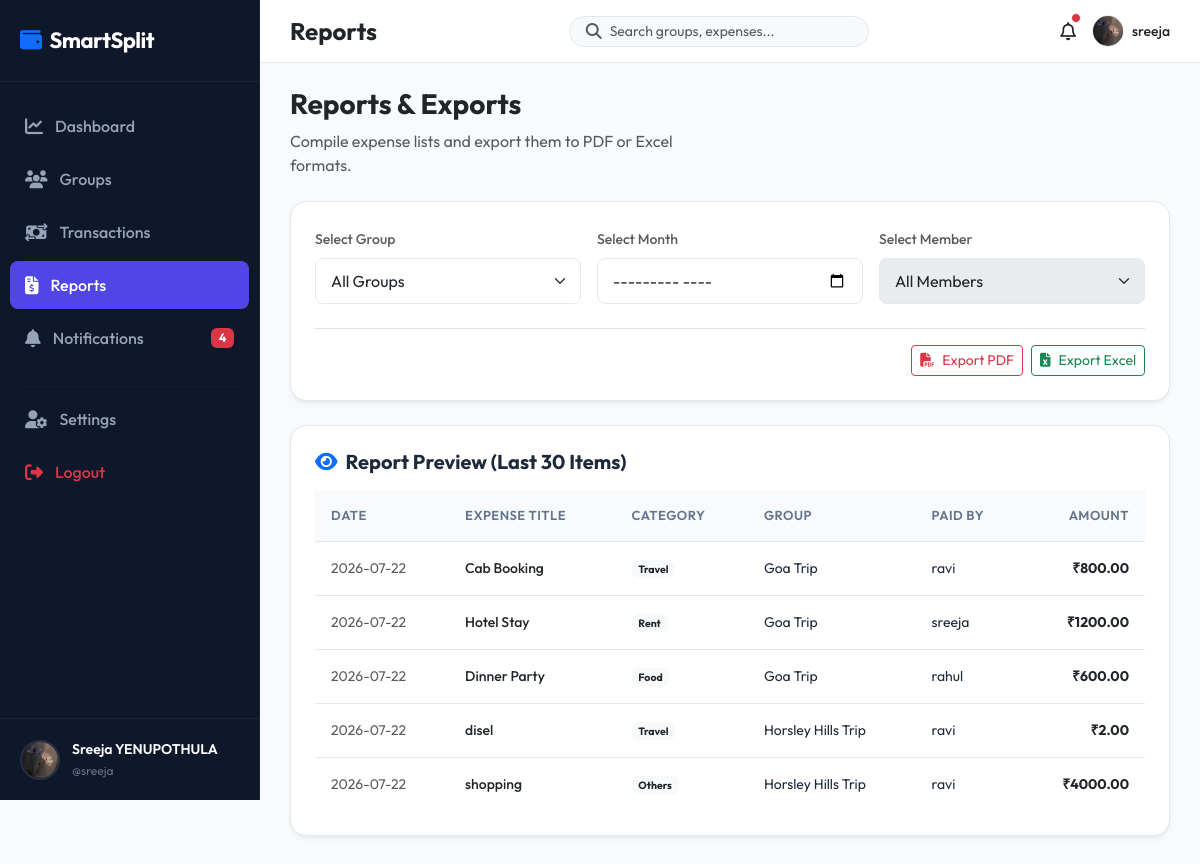
The app's page /reports/ (signed in) with its own data.
### accounts/models.py (models this page shows, shortened)
class Profile(models.Model):
    user = models.OneToOneField(User, on_delete=models.CASCADE, related_name='profile')
    profile_picture = models.ImageField(upload_to='profiles/', default='profiles/default.png', blank=True)
    phone_number = models.CharField(max_length=15, blank=True)
    upi_id = models.CharField(max_length=50, blank=True)

### expenses/models.py (models this page shows, shortened)
class Expense(models.Model):
    CATEGORY_CHOICES = [
        ('Food', 'Food'),
        ('Travel', 'Travel'),
        ('Shopping', 'Shopping'),
        ('Fuel', 'Fuel'),
        ('Rent', 'Rent'),
        ('Bills', 'Bills'),
        ('Entertainment', 'Entertainment'),
        ('Others', 'Others'),
    ]
    SPLIT_CHOICES = [
        ('EQUAL', 'Equal Split'),
        ('CUSTOM', 'Custom Split (Exact Amounts)'),
        ('PERCENT', 'Percentage Split'),
    ]
    group = models.ForeignKey(Group, on_delete=models.CASCADE, related_name='expenses')
    title = models.CharField(max_length=150)
    description = models.TextField(blank=True)
    amount = models.DecimalField(max_digits=10, decimal_places=2)
    date = models.DateField(default=timezone.now)
    category = models.CharField(max_length=20, choices=CATEGORY_CHOICES, default='Others')
    paid_by = models.ForeignKey(User, on_delete=models.CASCADE, related_name='expenses_paid')
    split_type = models.CharField(max_length=10, choices=SPLIT_CHOICES, default='EQUAL')
    notes = models.TextField(blank=True)
    created_at = models.DateTimeField(auto_now_add=True)

### groups/models.py (models this page shows, shortened)
class Group(models.Model):
    name = models.CharField(max_length=100)
    description = models.TextField(blank=True)
    created_by = models.ForeignKey(User, on_delete=models.CASCADE, related_name='created_groups')
    created_date = models.DateTimeField(auto_now_add=True)
    invite_code = models.CharField(max_length=12, unique=True, blank=True)

### reports/views.py (the view)
# urls.py: path('', views.reports_index_view, name='index'),
@login_required
def reports_index_view(request):
    group_id = request.GET.get('group')
    month = request.GET.get('month') # format YYYY-MM
    member_id = request.GET.get('member')
    user_memberships = GroupMember.objects.filter(user=request.user).select_related('group')
    groups = [m.group for m in user_memberships]
    group_ids = [g.id for g in groups]
    expenses = Expense.objects.filter(group_id__in=group_ids).select_related('group', 'paid_by').order_by('-date')
    if group_id:
        expenses = expenses.filter(group_id=group_id)
    if month:
        try:
            year, m_val = map(int, month.split('-'))
            expenses = expenses.filter(date__year=year, date__month=m_val)
        except ValueError:
            pass
    if member_id:
        expenses = expenses.filter(Q(paid_by_id=member_id) | Q(splits__user_id=member_id)).distinct()
    members = []
    if group_id:
        sel_group = get_object_or_404(Group, id=group_id)
        members = [gm.user for gm in sel_group.members.all()]
    context = {
        'groups': groups,
        'members': members,
        'expenses': expenses[:30], # Limit preview on page
        'selected_group_id': int(group_id) if group_id else None,
        'selected_month': month,
        'selected_member_id': int(member_id) if member_id else None,
    }
    return render(request, 'reports/index.html', context)

### notifications/context_processors.py (called while the page is built)
def unread_notifications_count(request):
    if request.user.is_authenticated:
        count = Notification.objects.filter(user=request.user, is_read=False).count()
        return {'unread_notifications_count': count}
    return {'unread_notifications_count': 0}

### templates/reports/index.html (shortened to what this page needs)
{% extends 'base.html' %}
{% block content %}
<div class="row align-items-center mb-4">
    <div class="col-md-6 mb-3 mb-md-0">
        <h3 class="fw-bold text-dark">Reports & Exports</h3>
        <p class="text-muted mb-0">Compile expense lists and export them to PDF or Excel formats.</p>
    </div>
</div>
<div class="premium-card p-4 mb-4 bg-white">
    <form method="GET" action="{% url 'reports:index' %}" id="reportFilterForm" class="row g-3">
        <div class="col-md-4">
            <label class="form-label text-muted small">Select Group</label>
            <select name="group" id="reportGroupSelect" class="form-select" onchange="submitFilters()">
                <option value="">All Groups</option>
            </select>
        </div>
        <div class="col-md-4">
            <label class="form-label text-muted small">Select Month</label>
            <input type="month" name="month" class="form-control" value="{{ selected_month }}" onchange="submitFilters()">
        </div>
        <div class="col-md-4">
            <label class="form-label text-muted small">Select Member</label>
            <select name="member" class="form-select" onchange="submitFilters()" {% if not selected_group_id %}disabled title="Select a group first to filter by member"{% endif %}>
                <option value="">All Members</option>
            </select>
        </div>
    </form>
    <div class="mt-4 border-top pt-3 d-flex justify-content-end gap-2">
        <a href="{% url 'reports:export_pdf' %}?group={{ selected_group_id|default:'' }}&month={{ selected_month|default:'' }}&member={{ selected_member_id|default:'' }}" class="btn btn-outline-danger btn-sm"><i class="fa-solid fa-file-pdf me-2"></i>Export PDF</a>
        <a href="{% url 'reports:export_excel' %}?group={{ selected_group_id|default:'' }}&month={{ selected_month|default:'' }}&member={{ selected_member_id|default:'' }}" class="btn btn-outline-success btn-sm"><i class="fa-solid fa-file-excel me-2"></i>Export Excel</a>
    </div>
</div>
<div class="premium-card bg-white p-4">
    <h5 class="fw-bold mb-3"><i class="fa-solid fa-eye text-primary me-2"></i>Report Preview (Last 30 Items)</h5>
    <div class="table-responsive">
        <table class="clean-table align-middle">
            <thead>
                <tr>
                    <th>Date</th>
                    <th>Expense Title</th>
                    <th>Category</th>
                    <th>Group</th>
                    <th>Paid By</th>
                    <th class="text-end">Amount</th>
                </tr>
            </thead>
            <tbody>
                {% for exp in expenses %}
                    <tr>
                        <td class="text-muted" style="white-space: nowrap;">{{ exp.date|date:"Y-m-d" }}</td>
                        <td class="fw-medium text-dark">{{ exp.title }}</td>
                        <td><span class="badge bg-light text-dark">{{ exp.category }}</span></td>
                        <td>{{ exp.group.name }}</td>
                        <td>{{ exp.paid_by.username }}</td>
                        <td class="text-end fw-bold text-dark">₹{{ exp.amount }}</td>
                    </tr>
                {% endfor %}
            </tbody>
        </table>
    </div>
</div>
{% endblock %}

### templates/includes/sidebar.html
{% load static %}
<div class="sidebar" id="sidebar">
    <div class="sidebar-logo">
        <i class="fa-solid fa-wallet text-primary me-2"></i>SmartSplit
    </div>
    <ul class="sidebar-menu">
        <li class="sidebar-item">
            <a href="{% url 'dashboard:home' %}" class="sidebar-link {% if request.resolver_match.app_name == 'dashboard' %}active{% endif %}">
                <i class="fa-solid fa-chart-line"></i>Dashboard
            </a>
        </li>
        <li class="sidebar-item">
            <a href="{% url 'groups:list' %}" class="sidebar-link {% if request.resolver_match.app_name == 'groups' %}active{% endif %}">
                <i class="fa-solid fa-users"></i>Groups
            </a>
        </li>
        <li class="sidebar-item">
            <a href="{% url 'payments:history' %}" class="sidebar-link {% if request.resolver_match.app_name == 'payments' and request.resolver_match.url_name == 'history' %}active{% endif %}">
                <i class="fa-solid fa-money-bill-transfer"></i>Transactions
            </a>
        </li>
        <li class="sidebar-item">
            <a href="{% url 'reports:index' %}" class="sidebar-link {% if request.resolver_match.app_name == 'reports' %}active{% endif %}">
                <i class="fa-solid fa-file-invoice-dollar"></i>Reports
            </a>
        </li>
        <li class="sidebar-item">
            <a href="{% url 'notifications:list' %}" class="sidebar-link {% if request.resolver_match.app_name == 'notifications' %}active{% endif %}">
                <i class="fa-solid fa-bell"></i>Notifications
                {% if unread_notifications_count > 0 %}
                    <span class="badge bg-danger ms-auto">{{ unread_notifications_count }}</span>
                {% endif %}
            </a>
        </li>
        <li class="sidebar-item mt-4">
            <hr style="border-color: rgba(255,255,255,0.08); margin: 0 10px;">
        </li>
        <li class="sidebar-item mt-2">
            <a href="{% url 'accounts:profile' %}" class="sidebar-link {% if request.resolver_match.app_name == 'accounts' %}active{% endif %}">
                <i class="fa-solid fa-user-gear"></i>Settings
            </a>
        </li>
        <li class="sidebar-item">
            <a href="{% url 'accounts:logout' %}" class="sidebar-link text-danger">
                <i class="fa-solid fa-right-from-bracket"></i>Logout
            </a>
        </li>
    </ul>
    <div class="sidebar-user">
        {% if user.profile.profile_picture %}
            <img src="{{ user.profile.profile_picture.url }}" alt="{{ user.username }}" class="sidebar-user-img">
        {% else %}
            <img src="{% static 'images/default_user.png' %}" alt="{{ user.username }}" class="sidebar-user-img">
        {% endif %}
        <div class="sidebar-user-info">
            <div class="sidebar-username">{{ user.first_name }} {{ user.last_name }}</div>
            <div class="sidebar-user-role">@{{ user.username }}</div>
        </div>
    </div>
</div>

### templates/includes/navbar.html (shortened to what this page needs)
{% load static %}
<nav class="top-navbar">
    <div class="d-flex align-items-center">
        <h4 class="fw-bold mb-0 text-dark">
            {% block page_title %}
                {% if request.resolver_match.app_name == 'dashboard' %}Dashboard
                {% elif request.resolver_match.app_name == 'groups' %}Groups
                {% elif request.resolver_match.app_name == 'expenses' %}Expenses
                {% elif request.resolver_match.app_name == 'payments' %}Payments
                {% elif request.resolver_match.app_name == 'settlements' %}Settlements
                {% elif request.resolver_match.app_name == 'reports' %}Reports
                {% elif request.resolver_match.app_name == 'notifications' %}Notifications
                {% elif request.resolver_match.app_name == 'accounts' %}Account Settings
                {% else %}SmartSplit
                {% endif %}
            {% endblock %}
        </h4>
    </div>
    <form action="{% url 'dashboard:home' %}" method="GET" class="d-none d-md-flex align-items-center bg-light rounded-pill px-3 py-1" style="width: 300px; border: 1px solid var(--border-color);">
        <i class="fa-solid fa-magnifying-glass text-muted me-2"></i>
        <input type="text" name="q" placeholder="Search groups, expenses..." class="form-control border-0 bg-transparent p-0" style="box-shadow: none; font-size: 14px;" value="{{ search_query|default:'' }}">
    </form>
    <div class="d-flex align-items-center gap-3">
        <a href="{% url 'notifications:list' %}" class="position-relative text-dark" style="font-size: 18px;">
            <i class="fa-regular fa-bell"></i>
            {% if unread_notifications_count > 0 %}
                <span class="position-absolute top-0 start-100 translate-middle p-1 bg-danger border border-light rounded-circle">
                </span>
            {% endif %}
        </a>
        <a href="{% url 'accounts:profile' %}" class="text-decoration-none d-flex align-items-center gap-2">
            {% if user.profile.profile_picture %}
                <img src="{{ user.profile.profile_picture.url }}" alt="{{ user.username }}" style="width: 32px; height: 32px; border-radius: 50%; object-fit: cover; border: 1px solid var(--border-color);">
            {% else %}
                <img src="{% static 'images/default_user.png' %}" alt="{{ user.username }}" style="width: 32px; height: 32px; border-radius: 50%; object-fit: cover; border: 1px solid var(--border-color);">
            {% endif %}
            <span class="d-none d-lg-inline text-dark fw-medium" style="font-size: 14px;">{{ user.username }}</span>
        </a>
    </div>
</nav>

### static/css/style.css (style rules this page uses)
:root { --primary: #4F46E5; --primary-hover: #4338CA; --primary-light: #EEF2F6; --secondary: #0EA5E9; --dark-bg: #0B0F19; --sidebar-bg: #0F172A; --card-bg: #FFFFFF; --text-primary: #1E293B; --text-secondary: #64748B; --border-color: #E2E8F0; --success: #10B981; --danger: #EF4444; --warning: #F59E0B; --gray-bg: #F8FAFC; }
body { font-family: 'Outfit', sans-serif; background-color: var(--gray-bg); color: var(--text-primary); margin: 0; padding: 0; overflow-x: hidden; }
.sidebar { width: 260px; height: 100vh; background-color: var(--sidebar-bg); position: fixed; top: 0; left: 0; z-index: 1000; transition: all 0.3s ease; border-right: 1px solid rgba(255, 255, 255, 0.05); display: flex; flex-direction: column; }
.sidebar-logo { padding: 24px 20px; font-weight: 700; font-size: 22px; color: #FFFFFF; letter-spacing: -0.5px; border-bottom: 1px solid rgba(255, 255, 255, 0.05); }
.sidebar-menu { list-style: none; padding: 20px 10px; margin: 0; flex-grow: 1; }
.sidebar-item { margin-bottom: 5px; }
.sidebar-link { display: flex; align-items: center; padding: 12px 15px; color: #94A3B8; text-decoration: none; font-weight: 500; border-radius: 8px; transition: all 0.2s ease; }
.sidebar-link i { margin-right: 12px; font-size: 18px; }
.sidebar-link:hover, .sidebar-link.active { color: #FFFFFF; background-color: rgba(255, 255, 255, 0.08); }
.sidebar-link.active { background-color: var(--primary); color: #FFFFFF; }
.sidebar-user { padding: 20px; border-top: 1px solid rgba(255, 255, 255, 0.05); display: flex; align-items: center; }
.sidebar-user-img { width: 40px; height: 40px; border-radius: 50%; object-fit: cover; margin-right: 12px; border: 2px solid rgba(255, 255, 255, 0.1); }
.sidebar-user-info { flex-grow: 1; }
.sidebar-username { color: #FFFFFF; font-weight: 600; font-size: 14px; margin-bottom: 2px; white-space: nowrap; overflow: hidden; text-overflow: ellipsis; }
.sidebar-user-role { color: #64748B; font-size: 12px; }
.top-navbar { background-color: #FFFFFF; border-bottom: 1px solid var(--border-color); padding: 15px 30px; display: flex; justify-content: space-between; align-items: center; position: sticky; top: 0; z-index: 999; }
.premium-card { background: var(--card-bg); border: 1px solid var(--border-color); border-radius: 16px; box-shadow: 0 4px 6px -1px rgba(0, 0, 0, 0.05), 0 2px 4px -1px rgba(0, 0, 0, 0.03); transition: transform 0.2s ease, box-shadow 0.2s ease; overflow: hidden; }
.form-label { font-weight: 500; color: var(--text-primary); font-size: 14px; }
.form-control, .form-select { padding: 10px 15px; border-radius: 8px; border: 1px solid var(--border-color); background-color: #FFFFFF; transition: all 0.2s ease; }
.clean-table { width: 100%; margin-bottom: 0; vertical-align: middle; }
.clean-table th { background-color: var(--gray-bg); color: var(--text-secondary); font-weight: 600; font-size: 13px; text-transform: uppercase; letter-spacing: 0.5px; padding: 16px; border-bottom: 1px solid var(--border-color); }
.clean-table td { padding: 16px; border-bottom: 1px solid var(--border-color); color: var(--text-primary); font-size: 14px; }
.clean-table tr:last-child td { border-bottom: none; }

### records on screen
Expense: date "2026-07-22", title "Cab Booking", category "Travel", group.name "Goa Trip", paid_by.username "ravi", amount "800.00"
Expense: date "2026-07-22", title "Hotel Stay", category "Rent", group.name "Goa Trip", paid_by.username "sreeja", amount "1200.00"
Expense: date "2026-07-22", title "Dinner Party", category "Food", group.name "Goa Trip", paid_by.username "rahul", amount "600.00"
Expense: date "2026-07-22", title "disel", category "Travel", group.name "Horsley Hills Trip", paid_by.username "ravi", amount "2.00"
Expense: date "2026-07-22", title "shopping", category "Others", group.name "Horsley Hills Trip", paid_by.username "ravi", amount "4000.00"

### other values on screen
{{ unread_notifications_count }} "4"
{{ user.first_name }} "Sreeja"
{{ user.last_name }} "YENUPOTHULA"
{{ user.username }} "sreeja"
